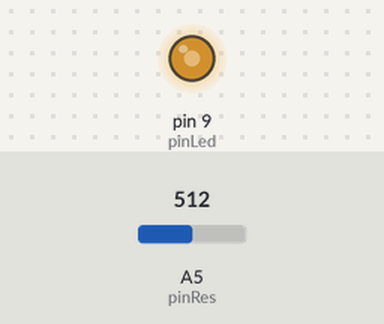
The sketch below on a simulated Arduino Uno, built with avr-gcc and run on an emulated ATmega328P. Parts: output pins drawn as LEDs (lit = HIGH). The test bench sets the inputs (shaded band); at power-on: A5 (pinRes) = 512.

Above: at 1.2 s.
1.3 s: A5 (pinRes) set to 716
At 1.9 s:
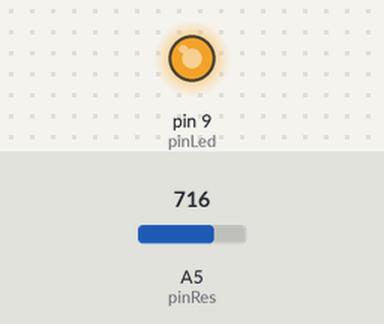
2.8 s: A5 (pinRes) set to 306
At 4.0 s:
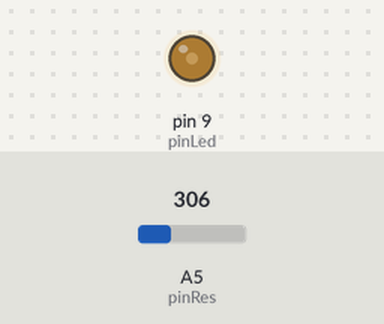
4.3 s: A5 (pinRes) set to 122
At 5.3 s:
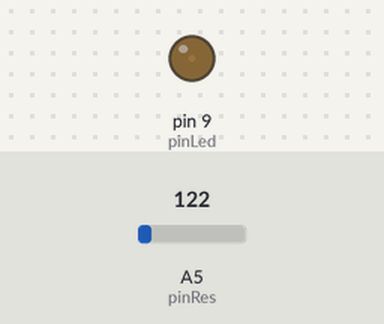
Timing chart, 0 to 7.3 s (numbered marks = the images above; inputs shaded):
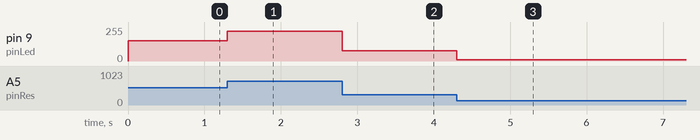

Measured:
- after the input at 1.3 s, pin 9 (pinLed): 151/255 → 225/255 at once
- after the input at 2.8 s, pin 9 (pinLed): 225/255 → 76/255 at once
- after the input at 4.3 s, pin 9 (pinLed): 76/255 → 9/255 at once

The sketch:

photoR.ino
```cpp
const int pinRes = A5;
const int pinLed = 9;
int valRes = 0;
int valPWM = 0;

void setup() {
  pinMode(pinLed, OUTPUT);
}

void loop() {
  // read
  valRes = analogRead(pinRes);
  // write
  //valPWM = map(valRes, 0, 1023 , 0,255);
  valPWM = map(valRes, 800, 100, 255, 0);

  analogWrite(pinLed, valPWM);
}
```
